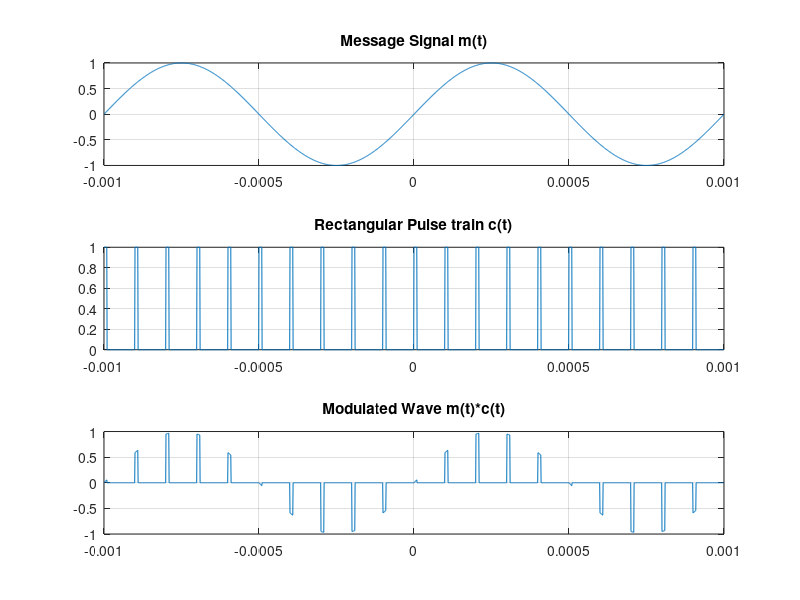
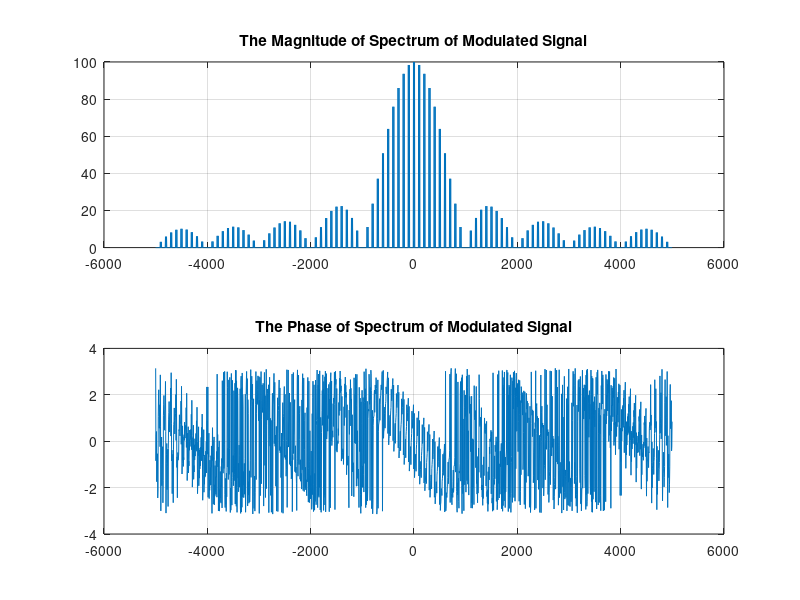

MATLAB code to generate these figures, in order:
%Plotting rectangular pulse
t = -0.5:1/100:0.5;
u1 = [zeros(1,250),ones(1,751)];
u2 = [zeros(1,751),ones(1,250)];
u = u1 - u2;

%Displaying rectangular pulse train
Ts = 1e-6;  
t = -0.001:Ts:0.001-Ts;
modf=1000;                                %Modulation frequency
m = sin(modf*2*pi*t);                     %Message Signal
fT = 1e4;                                 %Pulse Repetition  Frequency
periodT = 1/fT;                        %Pulse Time Period
pulseDur = 1e-5;                          %Pulse Duration
sampPerPulse = floor(pulseDur/Ts);
sampPerT = floor(periodT/Ts);
num = floor(length(m) / sampPerT);
r=[];
for i=1:num
    r = [r ones(1,sampPerPulse) zeros(1,sampPerT-sampPerPulse)];
end

figure (1);
subplot(3,1,1)
plot(t,m)
grid on
title("Message Signal m(t)")

figure (1);
subplot(3,1,2);
plot(t,r)
grid on
title("Rectangular Pulse train c(t)")

figure (1)
subplot(3,1,3);
plot(t,r.*m)
grid on
title("Modulated Wave m(t)*c(t)")

n = length(r.*m);
MS = fftshift(fft(r.*m));
figure(2);
subplot(2,1,1);
plot((-n/2:n/2-1)*fT/n,abs(MS));
title("The Magnitude of Spectrum of Modulated Signal")
grid on
figure(2);
subplot(2,1,2);
plot((-n/2:n/2-1)*fT/n,angle(MS));
title("The Phase of Spectrum of Modulated Signal")
grid on
